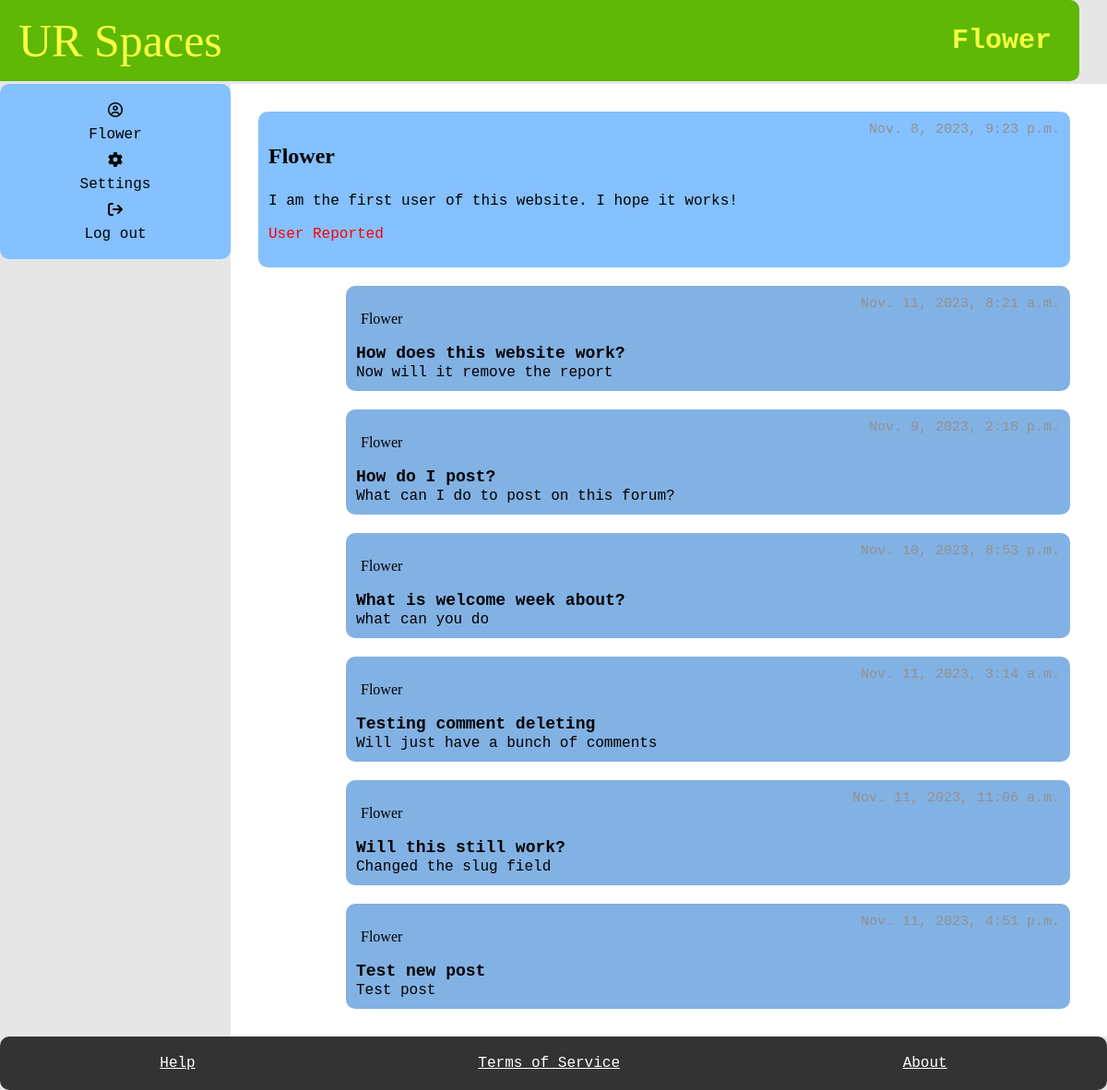
The app's page /user/flower/ (signed in), older data.
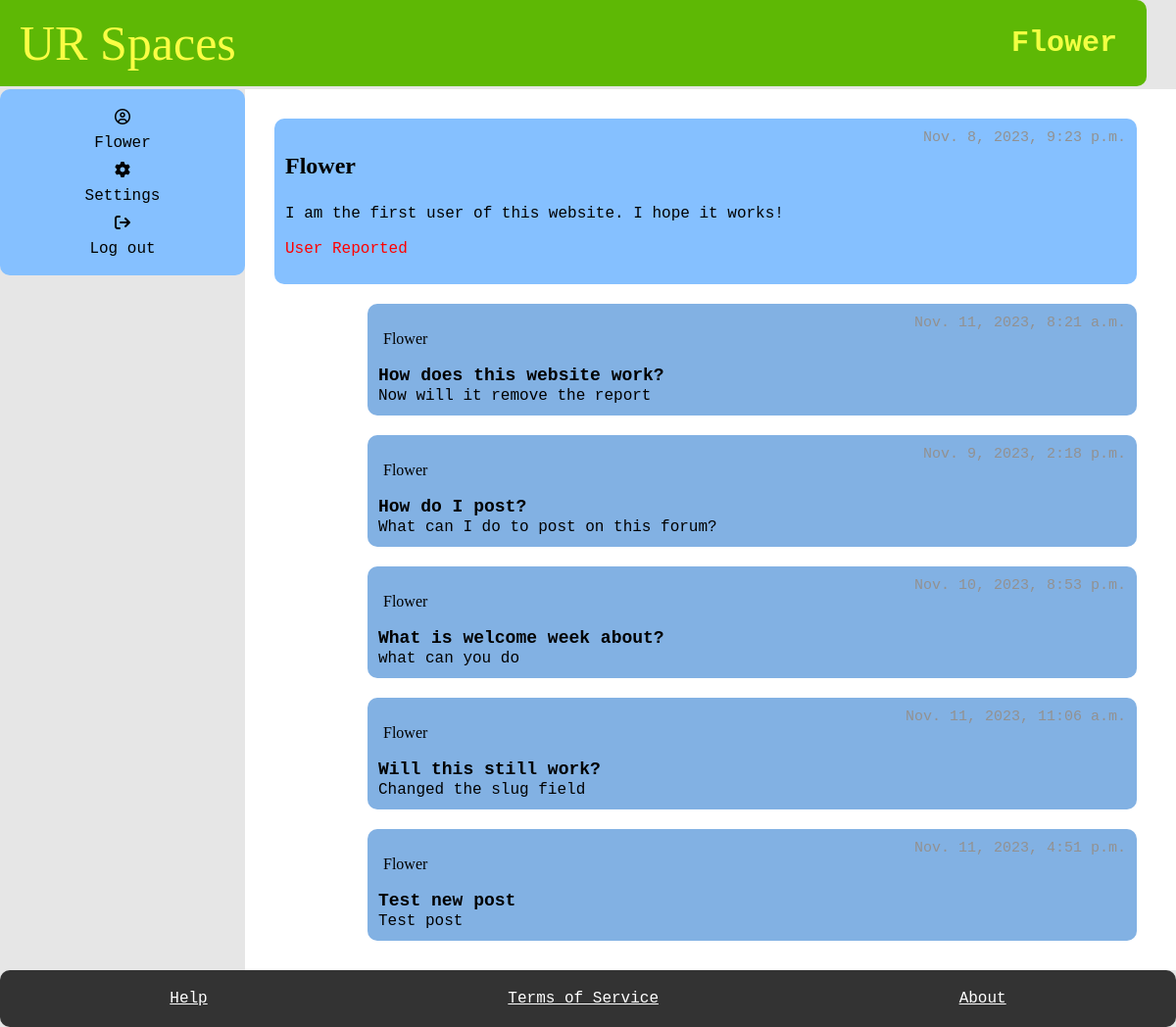
The same page, newer data.
### myapp/models.py (models this page shows, shortened)
class Posts(models.Model):
    User_ID = models.ForeignKey(Student, on_delete=models.CASCADE)
    SubForum_ID = models.ForeignKey(SubForum, default= 1, on_delete=models.CASCADE)
    post_name = models.TextField(max_length=400)
    contents = models.TextField()
    count_likes = models.IntegerField(default=0, blank=True, )
    locked = models.BooleanField(default=False)
    pin = models.BooleanField(default=False)
    reported = models.BooleanField(default=False)
    post_date = models.DateTimeField(auto_now_add=True)
    slug = models.SlugField(max_length=400, unique=True, blank=True)
    likes = models.ManyToManyField(User, related_name="post_like")
    def get_url(self):
        return reverse("posts", kwargs={
            "slug":self.slug
        })

class Student(models.Model):
    User_ID = models.ForeignKey(User, on_delete=models.CASCADE)
    bio = models.TextField(default="Please add bio in settings", blank=True)
    banned = models.BooleanField(default=False)
    avatar =ResizedImageField(size=[50, 80], quality=100, upload_to="authors", default=None, null=True, blank=True)
    reported = models.BooleanField(default=False)
    slug = models.SlugField(max_length=400, unique=True, blank=True)

### myapp/views.py (the view, shortened to what this page needs)
# urls.py: path("user/<slug>/", user, name="user"),
@login_required
def user(request, slug):
    student= get_object_or_404(Student, slug=slug)
    post = Posts.objects.filter(User_ID = student)
    user = request.user
    currentUser = User.objects.get(username = user)
    try:
        moderator = Moderator.objects.get(User_ID = currentUser)
    except:
        moderator = None
    context = {
        "student": student,
        "post": post,
        "moderator": moderator
    }
    return render(request, "user.html", context)

### myapp/templates/user.html (shortened to what this page needs)
{% extends 'base.html' %}
    {% block title %}
      <h1>{{student.User_ID.username}}</h1>
    {% endblock %}
    {% block content %}
    <main>
        <section class="box">
            <div class="post-item">
                <p class="name1"> {{student.User_ID.username}} </p>
                <span class="date"> {{student.User_ID.date_joined}}</span>
            </div>
            <div class="post-item">
              <span> {{student.bio}}</span>
            </div>
            {%if moderator is  None%}
              {%if student.reported == False%}
              <form action="." method="POST" id="reportPostForm" >
              {% csrf_token %}
              <div class="user-item">
              <input type="submit" value="Report User" class="btn2" name="reportUser_btn" onsubmit="return confirmAction(event)">
              </div>
              </form>
              {%else %}
              <div class="post-item">
              <p style="color: red">User Reported</p>
              </div>
              {% endif %}
            {% endif %}
          </section>
          {% for field in post %}
            <section class="sub-box">
                <div class="post-item">
                    <p class="name"> {{field.User_ID.User_ID.username}} </p>
                    <span class="date"> {{field.post_date}} </span>
                </div>
                <div class="post-item">
                  <a href="{{field.get_url}}" class="item2"> {{field.post_name}}  </a>
                  </div>
                  <div class="post-item">
                    <span> {{field.contents}} </span>
                  </div>
            </section>
            {% endfor %}
    </main>
    {% endblock %}

Row changes from the older to the newer data that the page shows:
removed Posts: User_ID.User_ID.username "Flower", post_date "Nov. 11, 2023, 3:14 a.m.", post_name "Testing comment deleting", contents "Will just have a bunch of comments"
